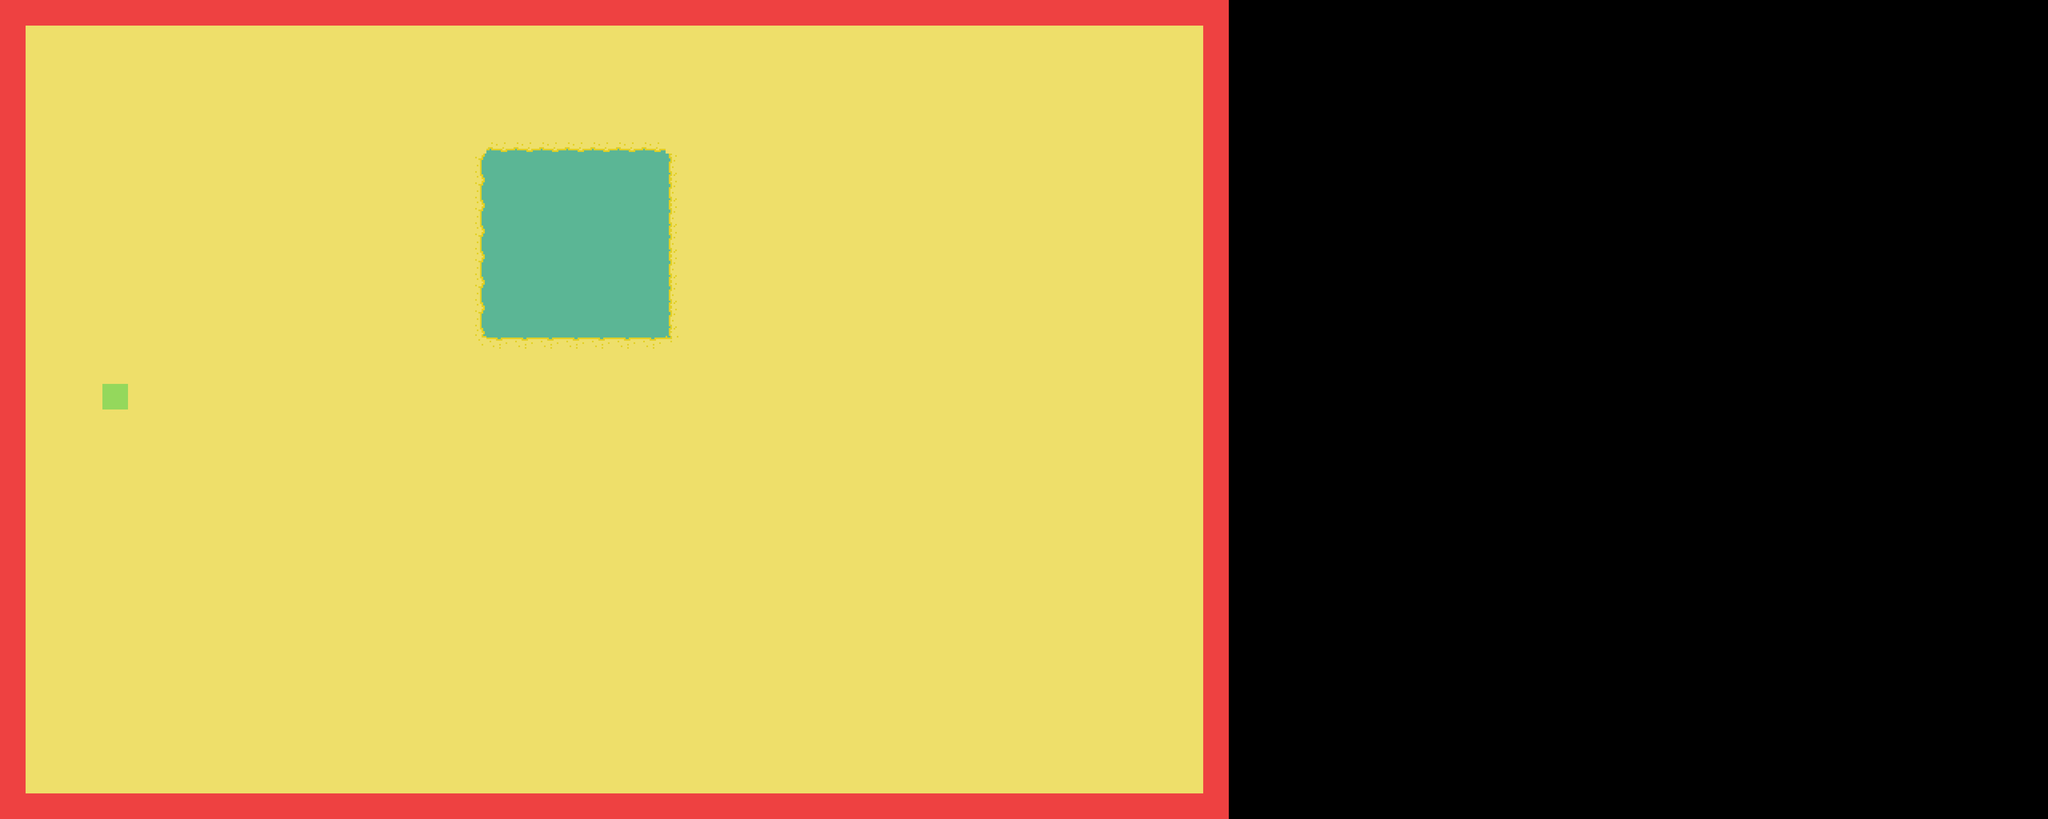

This is a level from a 2D game, rendered from its Tiled map with the project's own tilesets. A one-line summary and the map file follow, with tile-layer data summarised:
An orthogonal 80x32 tile map with 64x64 px tiles, 5 tile layers (water, sand_ground, rocks, character, ...), 6 tilesets and 25 objects (npc, Portal).

<map version="1.9" tiledversion="1.9.2" orientation="orthogonal" renderorder="right-down" width="80" height="32" tilewidth="64" tileheight="64" infinite="0" nextlayerid="13" nextobjectid="48">
 <editorsettings>
  <export target="../1/level_1__.csv" format="csv" />
 </editorsettings>
 <tileset firstgid="1" source="../tilesets/desert_tileset.tsx" />
 <tileset firstgid="25" source="../tilesets/desert_water.tsx" />
 <tileset firstgid="50" source="../tilesets/hub_portal.tsx" />
 <tileset firstgid="52" source="../tilesets/start.tsx" />
 <tileset firstgid="53" source="../tilesets/tomb.tsx" />
 <tileset firstgid="56" source="../tilesets/limiters.tsx" />
 <layer id="2" name="water" width="80" height="32" offsetx="-1024" offsety="0">
  <data>[2560 cells, 82 non-empty, 1 distinct tile ids]</data>
 </layer>
 <layer id="1" name="sand_ground" width="80" height="32" offsetx="-1024" offsety="0">
  <data>[2560 cells, 1487 non-empty, 7 distinct tile ids]</data>
 </layer>
 <layer id="11" name="rocks" width="80" height="32" offsetx="-1024" offsety="0">
  <data>[2560 cells, 156 non-empty, 1 distinct tile ids]</data>
 </layer>
 <layer id="9" name="character" width="80" height="32" offsetx="-1024" offsety="0">
  <data>[2560 cells, 1 non-empty, 1 distinct tile ids]</data>
 </layer>
 <layer id="12" name="limiters" width="80" height="32" offsetx="-1024" offsety="0">
  <data>[2560 cells, 156 non-empty, 1 distinct tile ids]</data>
 </layer>
 <objectgroup id="5" name="Veget2" offsetx="-1024" offsety="0">
  <object id="20" gid="16" x="2775" y="360" width="64" height="64" />
  <object id="29" gid="16" x="2323" y="339" width="64" height="64" />
  <object id="31" gid="16" x="2075" y="433" width="64" height="64" />
  <object id="32" gid="16" x="2661" y="985" width="64" height="64" />
  <object id="33" gid="16" x="2365" y="1031" width="64" height="64" />
  <object id="34" gid="16" x="2868" y="612" width="64" height="64" />
  <object id="35" gid="16" x="2132" y="599" width="64" height="64" />
  <object id="36" gid="16" x="2104" y="916" width="64" height="64" />
  <object id="37" gid="16" x="2388" y="906" width="64" height="64" />
  <object id="38" gid="16" x="2494" y="954" width="64" height="64" />
 </objectgroup>
 <objectgroup id="4" name="Veget" offsetx="-1024" offsety="0">
  <object id="1" gid="18" x="2507" y="593" width="64" height="64" />
  <object id="2" gid="23" x="2317" y="363" width="64" height="64" />
  <object id="3" gid="23" x="2756" y="376" width="64" height="64" />
  <object id="4" gid="23" x="2776" y="763" width="64" height="64" />
  <object id="5" gid="23" x="2031" y="727" width="64" height="64" />
  <object id="6" gid="23" x="2212" y="944" width="64" height="64" />
  <object id="7" gid="23" x="2043" y="453" width="64" height="64" />
  <object id="8" gid="23" x="2687" y="1003" width="64" height="64" />
  <object id="9" gid="23" x="2539" y="319" width="64" height="64" />
 </objectgroup>
 <objectgroup id="7" name="NPC Leader" offsetx="-1024" offsety="0">
  <object id="41" name="caravan_leader" class="npc" gid="22" x="1489" y="480" width="64" height="64" />
 </objectgroup>
 <objectgroup id="8" name="portal" offsetx="-1024" offsety="0">
  <object id="42" name="Portal" gid="51" x="1216" y="960" width="204" height="256" />
 </objectgroup>
 <objectgroup id="10" name="tomb" offsetx="-1024" offsety="0">
  <object id="43" gid="53" x="2560" y="1472" width="233" height="231" />
  <object id="44" gid="54" x="2880" y="1536" width="245" height="243" />
  <object id="45" gid="54" x="2688" y="1792" width="245" height="243" />
  <object id="46" gid="54" x="2176" y="1664" width="245" height="243" />
 </objectgroup>
</map>
